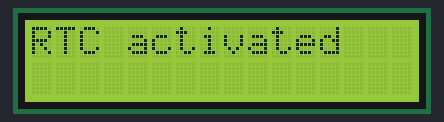
A sketch run on a simulated Arduino Mega 2560, built with avr-gcc and run on an emulated ATmega2560. Shown: 16×2 character LCD. The local clock reads 2024-03-15 10:24:30 at power-on unless the sketch sets it.

Above: at 0.1 s.
At 0.6 s:
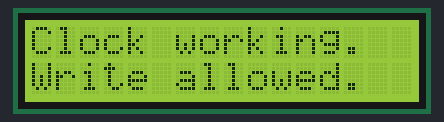
At 2.6 s:
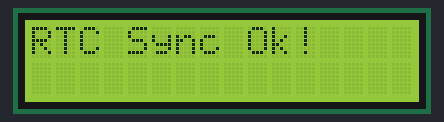
At 4.6 s:
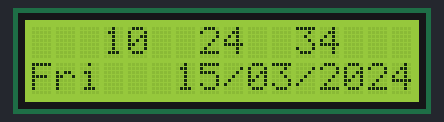
At 21.8 s:
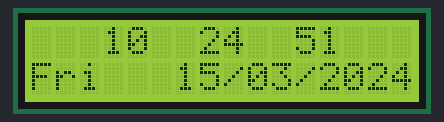
At 39.0 s:
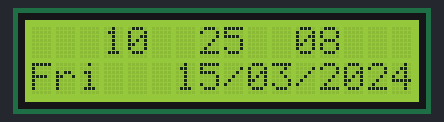

Measured:
- what the display in image 1 shows lasts 2.0 s, from 0.6 s to 2.6 s
- what the display in image 3 shows lasts 1.0 s, from 4.6 s to 5.6 s

The sketch:

RTCLCD.ino
```cpp
// Timur Maksiomv 2014
//
// A quick demo of how to use DS1302-library to make a quick
// clock using a DS1302 and a 16x2 LCD.
//
// I assume you know how to connect the DS1302 and LCD.
// DS1302:  CE pin    -> Arduino Digital 27
//          I/O pin   -> Arduino Digital 29
//          SCLK pin  -> Arduino Digital 31
//          VCC pin   -> Arduino Digital 33
//          GND pin   -> Arduino Digital 35
//
// LCD:     DB7       -> Arduino Digital 7
//          DB6       -> Arduino Digital 6
//          DB5       -> Arduino Digital 5
//          DB4       -> Arduino Digital 4
//          E         -> Arduino Digital 9
//          RS        -> Arduino Digital 8

#include <LiquidCrystal.h>
#include <DS1302RTC.h>
#include <Time.h>

// Init the DS1302
// Set pins:  CE, IO,CLK
DS1302RTC RTC(27, 29, 31);

// Optional connection for RTC module
#define DS1302_GND_PIN 33
#define DS1302_VCC_PIN 35

// Init the LCD
//   initialize the library with the numbers of the interface pins
//            lcd(RS,  E, d4, d5, d6, d7)
LiquidCrystal lcd(8,   9,  4,  5,  6,  7);

void setup()
{
  // Setup LCD to 16x2 characters
  lcd.begin(16, 2);

  // Activate RTC module
  digitalWrite(DS1302_GND_PIN, LOW);
  pinMode(DS1302_GND_PIN, OUTPUT);

  digitalWrite(DS1302_VCC_PIN, HIGH);
  pinMode(DS1302_VCC_PIN, OUTPUT);

  lcd.print("RTC activated");

  delay(500);

  // Check clock oscillation
  lcd.clear();
  if (RTC.haltRTC())
    lcd.print("Clock stopped!");
  else
    lcd.print("Clock working.");

  // Check write-protection
  lcd.setCursor(0,1);
  if (RTC.writeEN())
    lcd.print("Write allowed.");
  else
    lcd.print("Write protected.");

  delay ( 2000 );

  // Setup Time library
  lcd.clear();
  lcd.print("RTC Sync");
  setSyncProvider(RTC.get); // the function to get the time from the RTC
  if(timeStatus() == timeSet)
    lcd.print(" Ok!");
  else
    lcd.print(" FAIL!");

  delay ( 2000 );

  lcd.clear();
}

void loop()
{

  // Display time centered on the upper line
  lcd.setCursor(3, 0);
  print2digits(hour());
  lcd.print("  ");
  print2digits(minute());
  lcd.print("  ");
  print2digits(second());

  // Display abbreviated Day-of-Week in the lower left corner
  lcd.setCursor(0, 1);
  lcd.print(dayShortStr(weekday()));

  // Display date in the lower right corner
  lcd.setCursor(5, 1);
  lcd.print(" ");
  print2digits(day());
  lcd.print("/");
  print2digits(month());
  lcd.print("/");
  lcd.print(year());

  // Warning!
  if(timeStatus() != timeSet) {
    lcd.setCursor(0, 1);
    lcd.print(F("RTC ERROR: SYNC!"));
  }

  delay ( 1000 ); // Wait approx 1 sec
}

void print2digits(int number) {
  // Output leading zero
  if (number >= 0 && number < 10) {
    lcd.write('0');
  }
  lcd.print(number);
}
```
